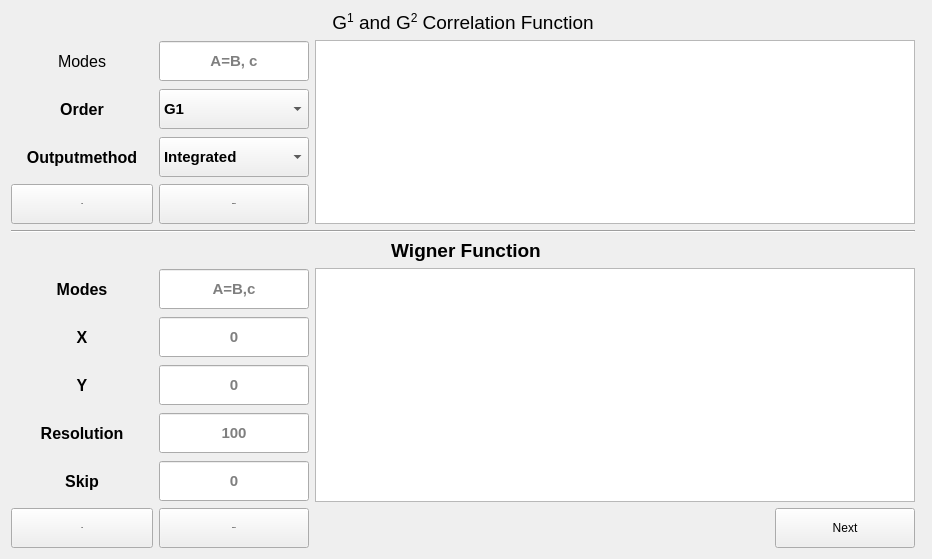
      <widget class="QWidget" name="tab_additional_stats">
       <attribute name="title">
        <string>Additional Statistics</string>
       </attribute>
       <layout class="QGridLayout" name="gridLayout_8">
        <item row="17" column="8">
         <widget class="QPushButton" name="button_next_tab_stats_to_detector">
          <property name="minimumSize">
           <size>
            <width>140</width>
            <height>40</height>
           </size>
          </property>
          <property name="text">
           <string>Next</string>
          </property>
          <property name="checkable">
           <bool>false</bool>
          </property>
         </widget>
        </item>
        <item row="0" column="0" colspan="9">
         <widget class="QLabel" name="label_title_set_wigner_2">
          <property name="maximumSize">
           <size>
            <width>16777215</width>
            <height>40</height>
           </size>
          </property>
          <property name="frameShape">
           <enum>QFrame::NoFrame</enum>
          </property>
          <property name="frameShadow">
           <enum>QFrame::Plain</enum>
          </property>
          <property name="text">
           <string>&lt;html&gt;&lt;head/&gt;&lt;body&gt;&lt;p align=&quot;center&quot;&gt;&lt;span style=&quot; font-size:14pt;&quot;&gt;G&lt;/span&gt;&lt;span style=&quot; font-size:14pt; vertical-align:super;&quot;&gt;1&lt;/span&gt;&lt;span style=&quot; font-size:14pt;&quot;&gt; and G&lt;/span&gt;&lt;span style=&quot; font-size:14pt; vertical-align:super;&quot;&gt;2&lt;/span&gt;&lt;span style=&quot; font-size:14pt;&quot;&gt; Correlation Function&lt;/span&gt;&lt;/p&gt;&lt;/body&gt;&lt;/html&gt;</string>
          </property>
         </widget>
        </item>
        <item row="3" column="0">
         <widget class="QLabel" name="label_57">
          <property name="minimumSize">
           <size>
            <width>142</width>
            <height>42</height>
           </size>
          </property>
          <property name="maximumSize">
           <size>
            <width>16777215</width>
            <height>40</height>
           </size>
          </property>
          <property name="text">
           <string>&lt;html&gt;&lt;head/&gt;&lt;body&gt;&lt;p align=&quot;center&quot;&gt;&lt;span style=&quot; font-size:12pt; font-weight:700;&quot;&gt;Order&lt;/span&gt;&lt;/p&gt;&lt;/body&gt;&lt;/html&gt;</string>
          </property>
         </widget>
        </item>
        <item row="15" column="0">
         <widget class="QLabel" name="label_126">
          <property name="minimumSize">
           <size>
            <width>142</width>
            <height>42</height>
           </size>
          </property>
          <property name="maximumSize">
           <size>
            <width>16777215</width>
            <height>40</height>
           </size>
          </property>
          <property name="text">
           <string>&lt;html&gt;&lt;head/&gt;&lt;body&gt;&lt;p align=&quot;center&quot;&gt;&lt;span style=&quot; font-size:12pt; font-weight:700;&quot;&gt;Skip&lt;/span&gt;&lt;/p&gt;&lt;/body&gt;&lt;/html&gt;</string>
          </property>
         </widget>
        </item>
        <item row="11" column="0">
         <widget class="QLabel" name="label_122">
          <property name="minimumSize">
           <size>
            <width>142</width>
            <height>42</height>
           </size>
          </property>
          <property name="maximumSize">
           <size>
            <width>16777215</width>
            <height>40</height>
           </size>
          </property>
          <property name="text">
           <string>&lt;html&gt;&lt;head/&gt;&lt;body&gt;&lt;p align=&quot;center&quot;&gt;&lt;span style=&quot; font-size:12pt; font-weight:700;&quot;&gt;Modes&lt;/span&gt;&lt;/p&gt;&lt;/body&gt;&lt;/html&gt;</string>
          </property>
         </widget>
        </item>
        <item row="10" column="0" colspan="10">
         <widget class="QLabel" name="label_title_set_wigner">
          <property name="maximumSize">
           <size>
            <width>16777215</width>
            <height>40</height>
           </size>
          </property>
          <property name="frameShape">
           <enum>QFrame::NoFrame</enum>
          </property>
          <property name="frameShadow">
           <enum>QFrame::Plain</enum>
          </property>
          <property name="text">
           <string>&lt;html&gt;&lt;head/&gt;&lt;body&gt;&lt;p align=&quot;center&quot;&gt;&lt;span style=&quot; font-size:14pt; font-weight:700;&quot;&gt;Wigner Function&lt;/span&gt;&lt;/p&gt;&lt;/body&gt;&lt;/html&gt;</string>
          </property>
         </widget>
        </item>
        <item row="13" column="0">
         <widget class="QLabel" name="label_124">
          <property name="minimumSize">
           <size>
            <width>142</width>
            <height>42</height>
           </size>
          </property>
          <property name="maximumSize">
           <size>
            <width>16777215</width>
            <height>40</height>
           </size>
          </property>
          <property name="text">
           <string>&lt;html&gt;&lt;head/&gt;&lt;body&gt;&lt;p align=&quot;center&quot;&gt;&lt;span style=&quot; font-size:12pt; font-weight:700;&quot;&gt;Y&lt;/span&gt;&lt;/p&gt;&lt;/body&gt;&lt;/html&gt;</string>
          </property>
         </widget>
        </item>
        <item row="12" column="0">
         <widget class="QLabel" name="label_123">
          <property name="minimumSize">
           <size>
            <width>142</width>
            <height>42</height>
           </size>
          </property>
          <property name="maximumSize">
           <size>
            <width>16777215</width>
            <height>40</height>
           </size>
          </property>
          <property name="text">
           <string>&lt;html&gt;&lt;head/&gt;&lt;body&gt;&lt;p align=&quot;center&quot;&gt;&lt;span style=&quot; font-size:12pt; font-weight:700;&quot;&gt;X&lt;/span&gt;&lt;/p&gt;&lt;/body&gt;&lt;/html&gt;</string>
          </property>
         </widget>
        </item>
        <item row="9" column="0" colspan="9">
         <widget class="Line" name="line_11">
          <property name="orientation">
           <enum>Qt::Horizontal</enum>
          </property>
         </widget>
        </item>
        <item row="14" column="0">
         <widget class="QLabel" name="label_125">
          <property name="minimumSize">
           <size>
            <width>142</width>
            <height>42</height>
           </size>
          </property>
          <property name="maximumSize">
           <size>
            <width>16777215</width>
            <height>40</height>
           </size>
          </property>
          <property name="text">
           <string>&lt;html&gt;&lt;head/&gt;&lt;body&gt;&lt;p align=&quot;center&quot;&gt;&lt;span style=&quot; font-size:12pt; font-weight:700;&quot;&gt;Resolution&lt;/span&gt;&lt;/p&gt;&lt;/body&gt;&lt;/html&gt;</string>
          </property>
         </widget>
        </item>
        <item row="2" column="0">
         <widget class="QLabel" name="label_56">
          <property name="minimumSize">
           <size>
            <width>142</width>
            <height>42</height>
           </size>
          </property>
          <property name="maximumSize">
           <size>
            <width>16777215</width>
            <height>40</height>
           </size>
          </property>
          <property name="text">
           <string>&lt;html&gt;&lt;head/&gt;&lt;body&gt;&lt;p align=&quot;center&quot;&gt;&lt;span style=&quot; font-size:12pt;&quot;&gt;Modes&lt;/span&gt;&lt;/p&gt;&lt;/body&gt;&lt;/html&gt;</string>
          </property>
         </widget>
        </item>
        <item row="2" column="1">
         <widget class="QLineEdit" name="textinput_correlation_modes">
          <property name="minimumSize">
           <size>
            <width>140</width>
            <height>40</height>
           </size>
          </property>
          <property name="font">
           <font>
            <pointsize>11</pointsize>
            <bold>true</bold>
           </font>
          </property>
          <property name="text">
           <string/>
          </property>
          <property name="frame">
           <bool>true</bool>
          </property>
          <property name="alignment">
           <set>Qt::AlignCenter</set>
          </property>
          <property name="placeholderText">
           <string>A=B, c</string>
          </property>
         </widget>
        </item>
        <item row="3" column="1">
         <widget class="QComboBox" name="input_gfunc_order">
          <property name="minimumSize">
           <size>
            <width>150</width>
            <height>40</height>
           </size>
          </property>
          <property name="font">
           <font>
            <pointsize>11</pointsize>
            <bold>true</bold>
           </font>
          </property>
          <item>
           <property name="text">
            <string>G1</string>
           </property>
          </item>
          <item>
           <property name="text">
            <string>G2</string>
           </property>
          </item>
         </widget>
        </item>
        <item row="4" column="0">
         <widget class="QLabel" name="label_116">
          <property name="minimumSize">
           <size>
            <width>142</width>
            <height>42</height>
           </size>
          </property>
          <property name="maximumSize">
           <size>
            <width>16777215</width>
            <height>40</height>
           </size>
          </property>
          <property name="text">
           <string>&lt;html&gt;&lt;head/&gt;&lt;body&gt;&lt;p align=&quot;center&quot;&gt;&lt;span style=&quot; font-size:12pt; font-weight:700;&quot;&gt;Outputmethod&lt;/span&gt;&lt;/p&gt;&lt;/body&gt;&lt;/html&gt;</string>
          </property>
         </widget>
        </item>
        <item row="4" column="1">
         <widget class="QComboBox" name="input_gfunc_integration">
          <property name="minimumSize">
           <size>
            <width>150</width>
            <height>40</height>
           </size>
          </property>
          <property name="font">
           <font>
            <pointsize>11</pointsize>
            <bold>true</bold>
           </font>
          </property>
          <item>
           <property name="text">
            <string>Integrated</string>
           </property>
          </item>
          <item>
           <property name="text">
            <string>Matrix</string>
           </property>
          </item>
          <item>
           <property name="text">
            <string>Both</string>
           </property>
          </item>
         </widget>
        </item>
        <item row="5" column="0">
         <widget class="QPushButton" name="button_add_gfunc_to_output">
          <property name="minimumSize">
           <size>
            <width>140</width>
            <height>40</height>
           </size>
          </property>
          <property name="font">
           <font>
            <pointsize>-1</pointsize>
            <bold>true</bold>
           </font>
          </property>
          <property name="text">
           <string>Add</string>
          </property>
         </widget>
        </item>
        <item row="5" column="1">
         <widget class="QPushButton" name="button_remove_gfunc_from_output">
          <property name="minimumSize">
           <size>
            <width>140</width>
            <height>40</height>
           </size>
          </property>
          <property name="font">
           <font>
            <pointsize>-1</pointsize>
            <bold>true</bold>
           </font>
          </property>
          <property name="text">
           <string>Remove</string>
          </property>
         </widget>
        </item>
        <item row="2" column="2" rowspan="4" colspan="7">
         <widget class="QListView" name="text_output_list_of_gfuncs"/>
        </item>
        <item row="11" column="1">
         <widget class="QLineEdit" name="textinput_wigner_modes">
          <property name="minimumSize">
           <size>
            <width>140</width>
            <height>40</height>
           </size>
          </property>
          <property name="font">
           <font>
            <pointsize>11</pointsize>
            <bold>true</bold>
           </font>
          </property>
          <property name="text">
           <string/>
          </property>
          <property name="frame">
           <bool>true</bool>
          </property>
          <property name="alignment">
           <set>Qt::AlignCenter</set>
          </property>
          <property name="placeholderText">
           <string>A=B,c</string>
          </property>
         </widget>
        </item>
        <item row="12" column="1">
         <widget class="QLineEdit" name="textinput_wigner_x">
          <property name="minimumSize">
           <size>
            <width>140</width>
            <height>40</height>
           </size>
          </property>
          <property name="font">
           <font>
            <pointsize>11</pointsize>
            <bold>true</bold>
           </font>
          </property>
          <property name="statusTip">
           <string>Alpha in -X:X range</string>
          </property>
          <property name="text">
           <string/>
          </property>
          <property name="frame">
           <bool>true</bool>
          </property>
          <property name="alignment">
           <set>Qt::AlignCenter</set>
          </property>
          <property name="placeholderText">
           <string>0</string>
          </property>
         </widget>
        </item>
        <item row="13" column="1">
         <widget class="QLineEdit" name="textinput_wigner_y">
          <property name="minimumSize">
           <size>
            <width>140</width>
            <height>40</height>
           </size>
          </property>
          <property name="font">
           <font>
            <pointsize>11</pointsize>
            <bold>true</bold>
           </font>
          </property>
          <property name="statusTip">
           <string>Alpha in -Y:Y range</string>
          </property>
          <property name="text">
           <string/>
          </property>
          <property name="frame">
           <bool>true</bool>
          </property>
          <property name="alignment">
           <set>Qt::AlignCenter</set>
          </property>
          <property name="placeholderText">
           <string>0</string>
          </property>
         </widget>
        </item>
        <item row="14" column="1">
         <widget class="QLineEdit" name="textinput_wigner_resolution">
          <property name="minimumSize">
           <size>
            <width>140</width>
            <height>40</height>
           </size>
          </property>
          <property name="font">
           <font>
            <pointsize>11</pointsize>
            <bold>true</bold>
           </font>
          </property>
          <property name="text">
           <string/>
          </property>
          <property name="frame">
           <bool>true</bool>
          </property>
          <property name="alignment">
           <set>Qt::AlignCenter</set>
          </property>
          <property name="placeholderText">
           <string>100</string>
          </property>
         </widget>
        </item>
        <item row="15" column="1">
         <widget class="QLineEdit" name="textinput_wigner_skip">
          <property name="minimumSize">
           <size>
            <width>140</width>
            <height>40</height>
           </size>
          </property>
          <property name="font">
           <font>
            <pointsize>11</pointsize>
            <bold>true</bold>
           </font>
          </property>
          <property name="text">
           <string/>
          </property>
          <property name="frame">
           <bool>true</bool>
          </property>
          <property name="alignment">
           <set>Qt::AlignCenter</set>
          </property>
          <property name="placeholderText">
           <string>0</string>
          </property>
         </widget>
        </item>
        <item row="17" column="0">
         <widget class="QPushButton" name="button_add_wigner">
          <property name="minimumSize">
           <size>
            <width>140</width>
            <height>40</height>
           </size>
          </property>
          <property name="font">
           <font>
            <pointsize>-1</pointsize>
            <bold>true</bold>
           </font>
          </property>
          <property name="text">
           <string>Add</string>
          </property>
         </widget>
        </item>
        <item row="17" column="1">
         <widget class="QPushButton" name="button_remove_wigner">
          <property name="minimumSize">
           <size>
            <width>140</width>
            <height>40</height>
           </size>
          </property>
          <property name="font">
           <font>
            <pointsize>-1</pointsize>
            <bold>true</bold>
           </font>
          </property>
          <property name="text">
           <string>Remove</string>
          </property>
         </widget>
        </item>
        <item row="11" column="2" rowspan="5" colspan="7">
         <widget class="QListView" name="text_output_list_of_wigner_funcs">
          <property name="minimumSize">
           <size>
            <width>600</width>
            <height>0</height>
           </size>
          </property>
         </widget>
        </item>
       </layout>
      </widget>
